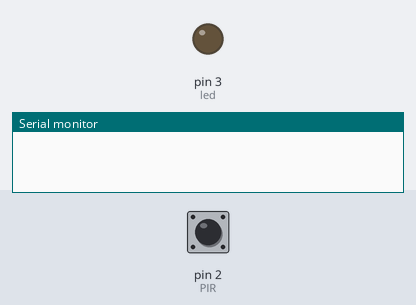
Recording of a sketch running on a simulated Arduino Uno, built with avr-gcc and run on an emulated ATmega328P. On the bench: output pins drawn as LEDs (lit = HIGH), the last lines printed to the serial monitor. Dashed ring = blinking. The inputs (shaded band) are chosen by the test bench; at power-on: pin 2 (PIR) HIGH.

Above: at 1.2 s.
1.3 s: pin 2 (PIR) pulsed LOW 5 times (0.12 s each, 0.3 s apart)
At 1.57 s:
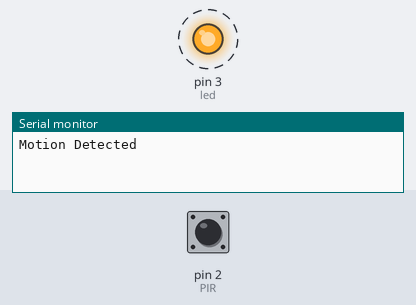
At 3.8 s:
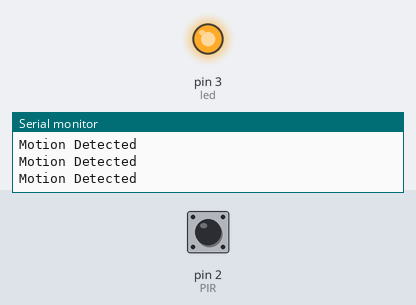
Timing chart, 0 to 5.3 s (numbered marks = the images above; inputs shaded):
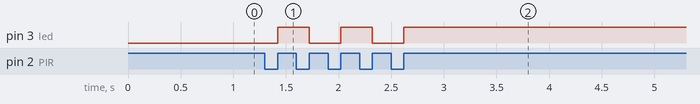

The sketch:

TASK-1.1P.ino
```cpp
// C++ code
//
#define PIR 2

const byte led = 3;
uint8_t motion = LOW;

void setup()
{
  pinMode(PIR, INPUT_PULLUP); // initializing the PIR sensor
  pinMode(led, OUTPUT); // initializing the led
  Serial.begin(9600); // starting serial communication at 9600 baud

  attachInterrupt(digitalPinToInterrupt(PIR), MotionDetect, RISING);
}

void loop()
{

}

void MotionDetect()
{

  motion = !motion;

    digitalWrite(led, motion);
    Serial.println("Motion Detected");


}
```

Measured:
- after the input at 1.3 s, pin 3 (led): alternates HIGH for 0.30 s and LOW for 0.30 s, 5 changes in all, then stays HIGH, starting after 0.12 s
